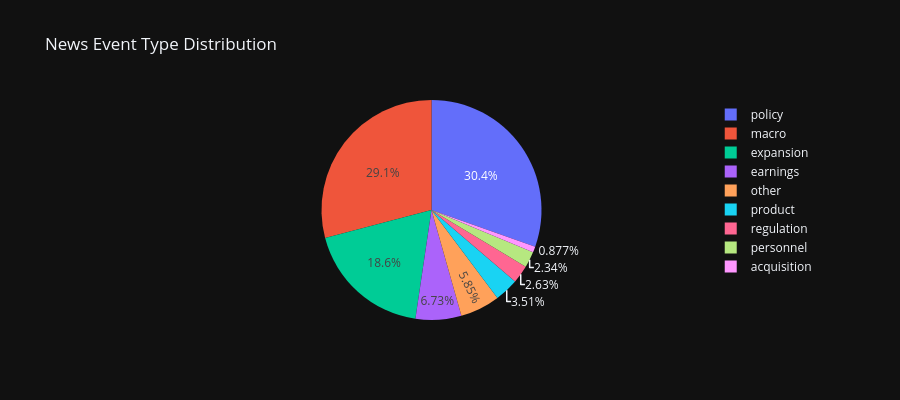
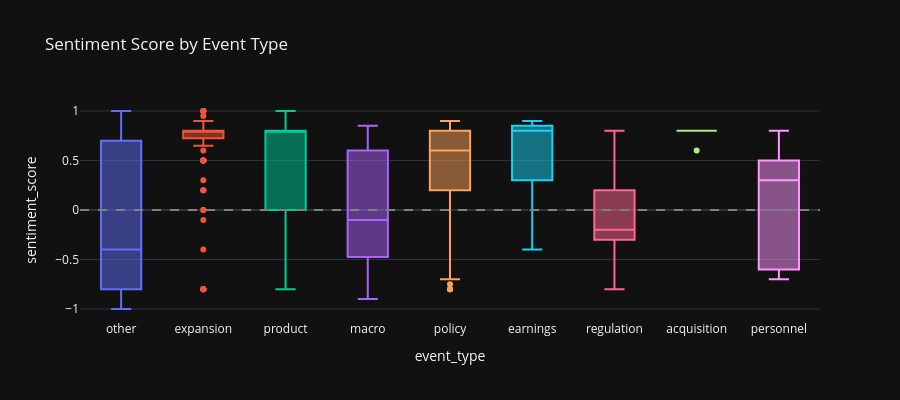

Notebook source saved alongside these figures, in order:
### Code cell
if not silver_df.empty:
    # Event type breakdown
    event_counts = silver_df['event_type'].value_counts().reset_index()
    event_counts.columns = ['event_type', 'count']

    fig = px.pie(
        event_counts,
        names='event_type',
        values='count',
        title='News Event Type Distribution',
    )
    fig.update_layout(height=400)
    fig.show()

    # Sentiment by event type
    fig2 = px.box(
        silver_df,
        x='event_type',
        y='sentiment_score',
        title='Sentiment Score by Event Type',
        color='event_type',
    )
    fig2.add_hline(y=0, line_dash='dash', line_color='gray')
    fig2.update_layout(height=400, showlegend=False)
    fig2.show()

### Figure 1 — Plotly figure (JSON) as saved in the notebook; plotly's stock layout.template omitted (floating-point values rounded to 4 significant figures)
{"data": [{"domain": {"x": [0.0, 1.0], "y": [0.0, 1.0]}, "hovertemplate": "event_type=%{label}<br>count=%{value}<extra></extra>", "labels": ["policy", "macro", "expansion", "earnings", "other", "product", "regulation", "personnel", "acquisition"], "legendgroup": "", "name": "", "showlegend": true, "values": [208, 199, 127, 46, 40, 24, 18, 16, 6], "type": "pie"}], "layout": {"legend": {"tracegroupgap": 0}, "title": {"text": "News Event Type Distribution"}, "height": 400}}

### Figure 2 — Plotly figure (JSON) as saved in the notebook; plotly's stock layout.template omitted (floating-point values rounded to 4 significant figures; data arrays with more than 128 entries replaced by an {"elided": "..."} marker saying what was removed)
{"data": [{"alignmentgroup": "True", "hovertemplate": "event_type=%{x}<br>sentiment_score=%{y}<extra></extra>", "legendgroup": "other", "marker": {"color": "#636efa"}, "name": "other", "notched": false, "offsetgroup": "other", "orientation": "v", "showlegend": true, "x": ["other", "other", "other", "other", "other", "other", "other", "other", "other", "other", "other", "other", "other", "other", "other", "other", "other", "other", "other", "other", "other", "other", "other", "other", "other", "other", "other", "other", "other", "other", "other", "other", "other", "other", "other", "other", "other", "other", "other", "other"], "x0": " ", "xaxis": "x", "y": [-1.0, 1.0, 1.0, 1.0, -0.9, -0.8, -0.8, 0.8, 0.8, -0.8, -0.8, 0.8, 0.8, -0.8, -0.8, -0.8, 0.8, -0.8, 0.8, -0.8, 0.7, -0.7, 0.7, 0.7, -0.7, -0.7, -0.6, -0.5, -0.5, -0.5, -0.5, -0.5, -0.3, -0.3, -0.3, -0.2, -0.2, -0.2, 0.0, 0.0], "y0": " ", "yaxis": "y", "type": "box"}, {"alignmentgroup": "True", "hovertemplate": "event_type=%{x}<br>sentiment_score=%{y}<extra></extra>", "legendgroup": "expansion", "marker": {"color": "#EF553B"}, "name": "expansion", "notched": false, "offsetgroup": "expansion", "orientation": "v", "showlegend": true, "x": ["expansion", "expansion", "expansion", "expansion", "expansion", "expansion", "expansion", "expansion", "expansion", "expansion", "expansion", "expansion", "expansion", "expansion", "expansion", "expansion", "expansion", "expansion", "expansion", "expansion", "expansion", "expansion", "expansion", "expansion", "expansion", "expansion", "expansion", "expansion", "expansion", "expansion", "expansion", "expansion", "expansion", "expansion", "expansion", "expansion", "expansion", "expansion", "expansion", "expansion", "expansion", "expansion", "expansion", "expansion", "expansion", "expansion", "expansion", "expansion", "expansion", "expansion", "expansion", "expansion", "expansion", "expansion", "expansion", "expansion", "expansion", "expansion", "expansion", "expansion", "expansion", "expansion", "expansion", "expansion", "expansion", "expansion", "expansion", "expansion", "expansion", "expansion", "expansion", "expansion", "expansion", "expansion", "expansion", "expansion", "expansion", "expansion", "expansion", "expansion", "expansion", "expansion", "expansion", "expansion", "expansion", "expansion", "expansion", "expansion", "expansion", "expansion", "expansion", "expansion", "expansion", "expansion", "expansion", "expansion", "expansion", "expansion", "expansion", "expansion", "expansion", "expansion", "expansion", "expansion", "expansion", "expansion", "expansion", "expansion", "expansion", "expansion", "expansion", "expansion", "expansion", "expansion", "expansion", "expansion", "expansion", "expansion", "expansion", "expansion", "expansion", "expansion", "expansion", "expansion", "expansion", "expansion", "expansion"], "x0": " ", "xaxis": "x", "y": [1.0, 1.0, 1.0, 1.0, 1.0, 1.0, 0.95, 0.9, 0.85, 0.85, 0.85, 0.85, 0.85, 0.85, 0.85, 0.85, 0.85, 0.85, 0.85, 0.85, 0.85, 0.85, 0.85, 0.85, 0.85, 0.85, 0.8, 0.8, 0.8, 0.8, 0.8, 0.8, 0.8, 0.8, 0.8, 0.8, 0.8, -0.8, -0.8, -0.8, -0.8, -0.8, -0.8, -0.8, 0.8, 0.8, 0.8, 0.8, 0.8, 0.8, 0.8, 0.8, 0.8, 0.8, 0.8, 0.8, 0.8, 0.8, 0.8, 0.8, 0.8, 0.8, 0.8, 0.8, 0.8, 0.8, 0.8, 0.8, 0.8, 0.8, 0.8, 0.8, 0.8, 0.8, 0.8, 0.8, 0.8, 0.8, 0.8, 0.8, 0.8, 0.8, 0.8, 0.8, 0.8, 0.8, 0.8, 0.8, 0.8, 0.8, 0.8, 0.8, 0.8, 0.8, 0.8, 0.8, 0.8, 0.8, 0.8, 0.8, 0.8, 0.8, 0.7, 0.7, 0.65, 0.6, 0.5, 0.5, 0.5, 0.5, 0.5, 0.5, 0.5, 0.5, 0.5, 0.5, 0.5, 0.5, 0.5, -0.4, 0.3, 0.2, 0.2, 0.2, -0.1, 0.0, 0.0], "y0": " ", "yaxis": "y", "type": "box"}, {"alignmentgroup": "True", "hovertemplate": "event_type=%{x}<br>sentiment_score=%{y}<extra></extra>", "legendgroup": "product", "marker": {"color": "#00cc96"}, "name": "product", "notched": false, "offsetgroup": "product", "orientation": "v", "showlegend": true, "x": ["product", "product", "product", "product", "product", "product", "product", "product", "product", "product", "product", "product", "product", "product", "product", "product", "product", "product", "product", "product", "product", "product", "product", "product"], "x0": " ", "xaxis": "x", "y": [1.0, 0.85, 0.8, 0.8, 0.8, 0.8, 0.8, 0.8, -0.8, 0.8, 0.8, 0.8, 0.8, 0.8, 0.7, 0.7, 0.7, -0.3, -0.3, -0.3, -0.3, 0.0, 0.0, 0.0], "y0": " ", "yaxis": "y", "type": "box"}, {"alignmentgroup": "True", "hovertemplate": "event_type=%{x}<br>sentiment_score=%{y}<extra></extra>", "legendgroup": "macro", "marker": {"color": "#ab63fa"}, "name": "macro", "notched": false, "offsetgroup": "macro", "orientation": "v", "showlegend": true, "x": {"elided": "199 str values"}, "x0": " ", "xaxis": "x", "y": {"elided": "199 float values"}, "y0": " ", "yaxis": "y", "type": "box"}, {"alignmentgroup": "True", "hovertemplate": "event_type=%{x}<br>sentiment_score=%{y}<extra></extra>", "legendgroup": "policy", "marker": {"color": "#FFA15A"}, "name": "policy", "notched": false, "offsetgroup": "policy", "orientation": "v", "showlegend": true, "x": {"elided": "208 str values"}, "x0": " ", "xaxis": "x", "y": {"elided": "208 float values"}, "y0": " ", "yaxis": "y", "type": "box"}, {"alignmentgroup": "True", "hovertemplate": "event_type=%{x}<br>sentiment_score=%{y}<extra></extra>", "legendgroup": "earnings", "marker": {"color": "#19d3f3"}, "name": "earnings", "notched": false, "offsetgroup": "earnings", "orientation": "v", "showlegend": true, "x": ["earnings", "earnings", "earnings", "earnings", "earnings", "earnings", "earnings", "earnings", "earnings", "earnings", "earnings", "earnings", "earnings", "earnings", "earnings", "earnings", "earnings", "earnings", "earnings", "earnings", "earnings", "earnings", "earnings", "earnings", "earnings", "earnings", "earnings", "earnings", "earnings", "earnings", "earnings", "earnings", "earnings", "earnings", "earnings", "earnings", "earnings", "earnings", "earnings", "earnings", "earnings", "earnings", "earnings", "earnings", "earnings", "earnings"], "x0": " ", "xaxis": "x", "y": [0.9, 0.9, 0.85, 0.85, 0.85, 0.85, 0.85, 0.85, 0.85, 0.85, 0.85, 0.85, 0.85, 0.85, 0.85, 0.8, 0.8, 0.8, 0.8, 0.8, 0.8, 0.8, 0.8, 0.8, 0.8, 0.8, 0.8, 0.8, 0.65, 0.6, 0.6, 0.5, 0.5, 0.5, -0.4, -0.4, -0.3, -0.3, -0.3, -0.3, 0.3, -0.2, -0.2, -0.2, -0.2, -0.2], "y0": " ", "yaxis": "y", "type": "box"}, {"alignmentgroup": "True", "hovertemplate": "event_type=%{x}<br>sentiment_score=%{y}<extra></extra>", "legendgroup": "regulation", "marker": {"color": "#FF6692"}, "name": "regulation", "notched": false, "offsetgroup": "regulation", "orientation": "v", "showlegend": true, "x": ["regulation", "regulation", "regulation", "regulation", "regulation", "regulation", "regulation", "regulation", "regulation", "regulation", "regulation", "regulation", "regulation", "regulation", "regulation", "regulation", "regulation", "regulation"], "x0": " ", "xaxis": "x", "y": [-0.8, 0.8, -0.75, 0.6, -0.6, 0.6, -0.3, -0.3, -0.3, 0.3, -0.3, -0.2, 0.2, -0.2, -0.2, -0.2, -0.2, -0.2], "y0": " ", "yaxis": "y", "type": "box"}, {"alignmentgroup": "True", "hovertemplate": "event_type=%{x}<br>sentiment_score=%{y}<extra></extra>", "legendgroup": "acquisition", "marker": {"color": "#B6E880"}, "name": "acquisition", "notched": false, "offsetgroup": "acquisition", "orientation": "v", "showlegend": true, "x": ["acquisition", "acquisition", "acquisition", "acquisition", "acquisition", "acquisition"], "x0": " ", "xaxis": "x", "y": [0.8, 0.8, 0.8, 0.8, 0.8, 0.6], "y0": " ", "yaxis": "y", "type": "box"}, {"alignmentgroup": "True", "hovertemplate": "event_type=%{x}<br>sentiment_score=%{y}<extra></extra>", "legendgroup": "personnel", "marker": {"color": "#FF97FF"}, "name": "personnel", "notched": false, "offsetgroup": "personnel", "orientation": "v", "showlegend": true, "x": ["personnel", "personnel", "personnel", "personnel", "personnel", "personnel", "personnel", "personnel", "personnel", "personnel", "personnel", "personnel", "personnel", "personnel", "personnel", "personnel"], "x0": " ", "xaxis": "x", "y": [0.8, -0.7, -0.7, -0.7, -0.6, -0.6, 0.5, 0.5, 0.5, 0.5, 0.5, 0.4, 0.3, 0.3, 0.3, -0.3], "y0": " ", "yaxis": "y", "type": "box"}], "layout": {"xaxis": {"anchor": "y", "domain": [0.0, 1.0], "title": {"text": "event_type"}, "categoryorder": "array", "categoryarray": ["other", "expansion", "product", "macro", "policy", "earnings", "regulation", "acquisition", "personnel"]}, "yaxis": {"anchor": "x", "domain": [0.0, 1.0], "title": {"text": "sentiment_score"}}, "legend": {"title": {"text": "event_type"}, "tracegroupgap": 0}, "title": {"text": "Sentiment Score by Event Type"}, "boxmode": "overlay", "shapes": [{"line": {"color": "gray", "dash": "dash"}, "type": "line", "x0": 0, "x1": 1, "xref": "x domain", "y0": 0, "y1": 0, "yref": "y"}], "height": 400, "showlegend": false}}
